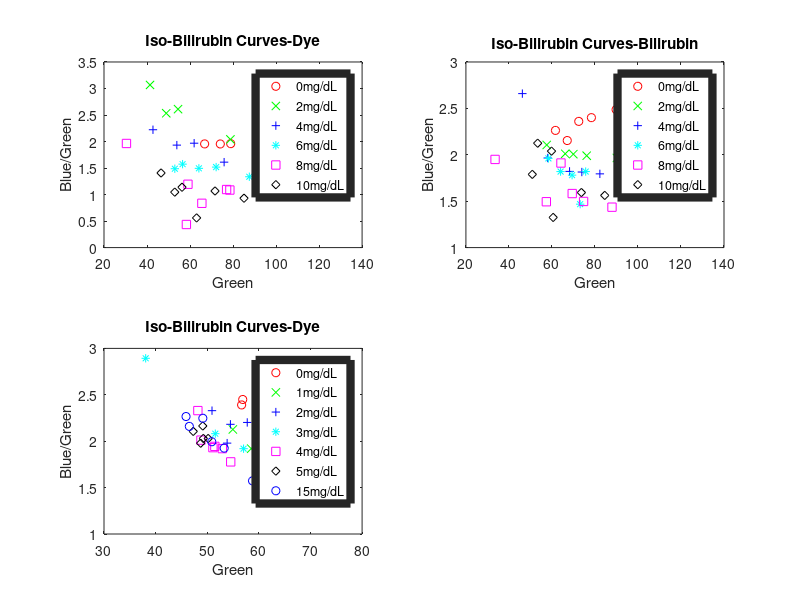

Source code (MATLAB):
%Group 19, ENGS 90
%This file loads the saved data matrices and plots graphs. 

%-----------------------------------------------------------------------
%phantoms with bilirubin
%concentration: 0,2,4,6,8,10

%load the data object storing the average r,g,b values for phantoms with bilirubin
averageRed_Bilirubin = load('average_RedIntensity_Bilirubin');
averageGreen_Bilirubin = load('average_GreenIntensity_Bilirubin');
averageBlue_Bilirubin = load('average_BlueIntensity_Bilirubin');

%load the actual matrix
averageRed_Bilirubin = averageRed_Bilirubin.average_RedIntensity;
averageGreen_Bilirubin = averageGreen_Bilirubin.average_GreenIntensity;
averageBlue_Bilirubin = averageBlue_Bilirubin.average_BlueIntensity;


%-----------------------------------------------------------------------
%phantoms with bilirubin
%concentration: 0,2,4,6,8,10

%load the data object storing average r,g,b values for phantoms with dye
averageRed_Dye = load('average_RedIntensity_Dye');
averageGreen_Dye = load('average_GreenIntensity_Dye');
averageBlue_Dye = load('average_BlueIntensity_Dye');

%load the actual matrix
averageRed_Dye = averageRed_Dye.average_RedIntensity;
averageGreen_Dye = averageGreen_Dye.average_GreenIntensity;
averageBlue_Dye = averageBlue_Dye.average_BlueIntensity;

%-----------------------------------------------------------------------
%phantoms with dye
%concentration: 0,1,2,3,4,5,15

averageRed_Dye_1to5 = load('average_RedIntensity_Dye_1to5');
averageGreen_Dye_1to5= load('average_GreenIntensity_Dye_1to5');
averageBlue_Dye_1to5 = load('average_BlueIntensity_Dye_1to5')

%load the actual matrix
averageRed_Dye_1to5 = averageRed_Dye_1to5.average_RedIntensity;
averageGreen_Dye_1to5 = averageGreen_Dye_1to5.average_GreenIntensity;
averageBlue_Dye_1to5 = averageBlue_Dye_1to5.average_BlueIntensity;


%-----------------------------------------------------------------------
%BlueByGreen vs Green
%Dye
blueByGreen_Dye = averageBlue_Dye./averageGreen_Dye;
x1 = averageGreen_Dye(1,:); y1 = blueByGreen_Dye(1,:);
x2 = averageGreen_Dye(2,:); y2 = blueByGreen_Dye(2,:);
x3 = averageGreen_Dye(3,:); y3 = blueByGreen_Dye(3,:);
x4 = averageGreen_Dye(4,:); y4 = blueByGreen_Dye(4,:);
x5 = averageGreen_Dye(5,:); y5 = blueByGreen_Dye(5,:);
x6 = averageGreen_Dye(6,:); y6 = blueByGreen_Dye(6,:);


figure
subplot(2,2,1);
plot(x1,y1,'ro',x2,y2,'gx',x3,y3,'b+',x4,y4,'c*',x5,y5,'ms',x6,y6,'kd');
xlabel('Green');
ylabel('Blue/Green');
title('Iso-Bilirubin Curves-Dye');
legend('0mg/dL','2mg/dL','4mg/dL','6mg/dL','8mg/dL','10mg/dL','Location','northeast',...
'LineWidth',6);

%Bilirubin
blueByGreen_Bilirubin = averageBlue_Bilirubin./averageGreen_Bilirubin;
x1 = averageGreen_Bilirubin(1,:); y1 = blueByGreen_Bilirubin(1,:);
x2 = averageGreen_Bilirubin(2,:); y2 = blueByGreen_Bilirubin(2,:);
x3 = averageGreen_Bilirubin(3,:); y3 = blueByGreen_Bilirubin(3,:);
x4 = averageGreen_Bilirubin(4,:); y4 = blueByGreen_Bilirubin(4,:);
x5 = averageGreen_Bilirubin(5,:); y5 = blueByGreen_Bilirubin(5,:);
x6 = averageGreen_Bilirubin(6,:); y6 = blueByGreen_Bilirubin(6,:);
subplot(2,2,2);
plot(x1,y1,'ro',x2,y2,'gx',x3,y3,'b+',x4,y4,'c*',x5,y5,'ms',x6,y6,'kd');
xlabel('Green');
ylabel('Blue/Green');
title('Iso-Bilirubin Curves-Bilirubin');
legend('0mg/dL','2mg/dL','4mg/dL','6mg/dL','8mg/dL','10mg/dL','Location','northeast',...
'LineWidth',6);

%1to5 + 15
%Bilirubin
blueByGreen_1to5 = averageBlue_Dye_1to5./averageGreen_Dye_1to5;
x1 = averageGreen_Dye_1to5(1,:); y1 = blueByGreen_1to5(1,:);
x2 = averageGreen_Dye_1to5(2,:); y2 = blueByGreen_1to5(2,:);
x3 = averageGreen_Dye_1to5(3,:); y3 = blueByGreen_1to5(3,:);
x4 = averageGreen_Dye_1to5(4,:); y4 = blueByGreen_1to5(4,:);
x5 = averageGreen_Dye_1to5(5,:); y5 = blueByGreen_1to5(5,:);
x6 = averageGreen_Dye_1to5(6,:); y6 = blueByGreen_1to5(6,:);
x7 = averageGreen_Dye_1to5(7,:); y7 = blueByGreen_1to5(7,:);

subplot(2,2,3);
plot(x1,y1,'ro',x2,y2,'gx',x3,y3,'b+',x4,y4,'c*',x5,y5,'ms',x6,y6,'kd',x7,y7,'bo');
xlabel('Green');
ylabel('Blue/Green');
title('Iso-Bilirubin Curves-Dye');
legend('0mg/dL','1mg/dL','2mg/dL','3mg/dL','4mg/dL','5mg/dL','15mg/dL','Location','northeast',...
'LineWidth',6);


%-----------------------------------------------------------------------
%BlueByRed vs Red
%
%Dye
blueByRed_Dye = averageBlue_Dye./averageRed_Dye;
x1_Dye = averageRed_Dye(1,:); y1_Dye = blueByRed_Dye(1,:);
x2_Dye = averageRed_Dye(2,:); y2_Dye = blueByRed_Dye(2,:);
x3_Dye = averageRed_Dye(3,:); y3_Dye = blueByRed_Dye(3,:);
x4_Dye = averageRed_Dye(4,:); y4_Dye = blueByRed_Dye(4,:);
x5_Dye = averageRed_Dye(5,:); y5_Dye = blueByRed_Dye(5,:);

% 
% figure
% subplot(1,2,1);
% plot(x1,y1,x2,y2,x3,y3,x4,y4,x5,y5);
% xlabel('Red');
% ylabel('Blue/Red');
% title('Iso-Bilirubin Curves-Dye');
% legend('0mg/dL','4mg/dL','6mg/dL','8mg/dL','10mg/dL','Location','northeast',...
% 'LineWidth',6);

% Bilirubin
blueByRed_Bilirubin = averageBlue_Bilirubin./averageRed_Bilirubin;
x1_Bil = averageRed_Bilirubin(1,:); y1_Bil = blueByRed_Bilirubin(1,:);
x2_Bil = averageRed_Bilirubin(2,:); y2_Bil = blueByRed_Bilirubin(2,:);
x3_Bil = averageRed_Bilirubin(3,:); y3_Bil = blueByRed_Bilirubin(3,:);
x4_Bil = averageRed_Bilirubin(4,:); y4_Bil = blueByRed_Bilirubin(4,:);
x5_Bil = averageRed_Bilirubin(5,:); y5_Bil = blueByRed_Bilirubin(5,:);

% subplot(1,2,2);
% plot(x1,y1,x2,y2,x3,y3,x4,y4,x5,y5);
% xlabel('Red');
% ylabel('Blue/Red');
% title('Iso-Bilirubin Curves-Bilirubin');
% legend('0mg/dL','4mg/dL','6mg/dL','8mg/dL','10mg/dL','Location','northeast',...
% 'LineWidth',6);



% %plot(x1_Bil,x1_Dye,x2_Bil,x2_Dye,x3_Bil,x3_Dye,x4_Bil,x4_Dye,x5_Bil,x5_Dye);
% scatter(x2_Bil,x2_Dye);
% xlabel('bilirubin')
% ylabel('dye')




